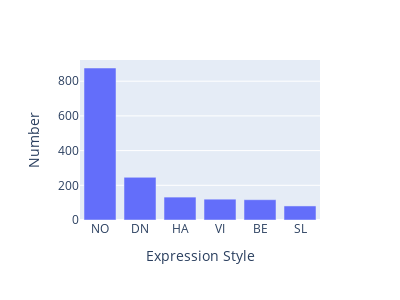

Write notebook code for a chart like this one.
### Code cell
expressionStyle = pd.value_counts(dataset['expressionStyle']).reset_index()
expressionStyle.columns = ['Expression Style', 'Number']
px.bar(expressionStyle, x='Expression Style', y='Number', width=400, height=300)

### Figure 1 — Plotly figure (JSON) as saved in the notebook; plotly's stock layout.template omitted (floating-point values rounded to 4 significant figures)
{"data": [{"alignmentgroup": "True", "hovertemplate": "Expression Style=%{x}<br>Number=%{y}<extra></extra>", "legendgroup": "", "marker": {"color": "#636efa"}, "name": "", "offsetgroup": "", "orientation": "v", "showlegend": false, "textposition": "auto", "type": "bar", "x": ["NO", "DN", "HA", "VI", "BE", "SL"], "xaxis": "x", "y": [876, 246, 132, 120, 117, 81], "yaxis": "y"}], "layout": {"barmode": "relative", "height": 300, "legend": {"tracegroupgap": 0}, "margin": {"t": 60}, "width": 400, "xaxis": {"anchor": "y", "domain": [0, 1], "title": {"text": "Expression Style"}}, "yaxis": {"anchor": "x", "domain": [0, 1], "title": {"text": "Number"}}}}
